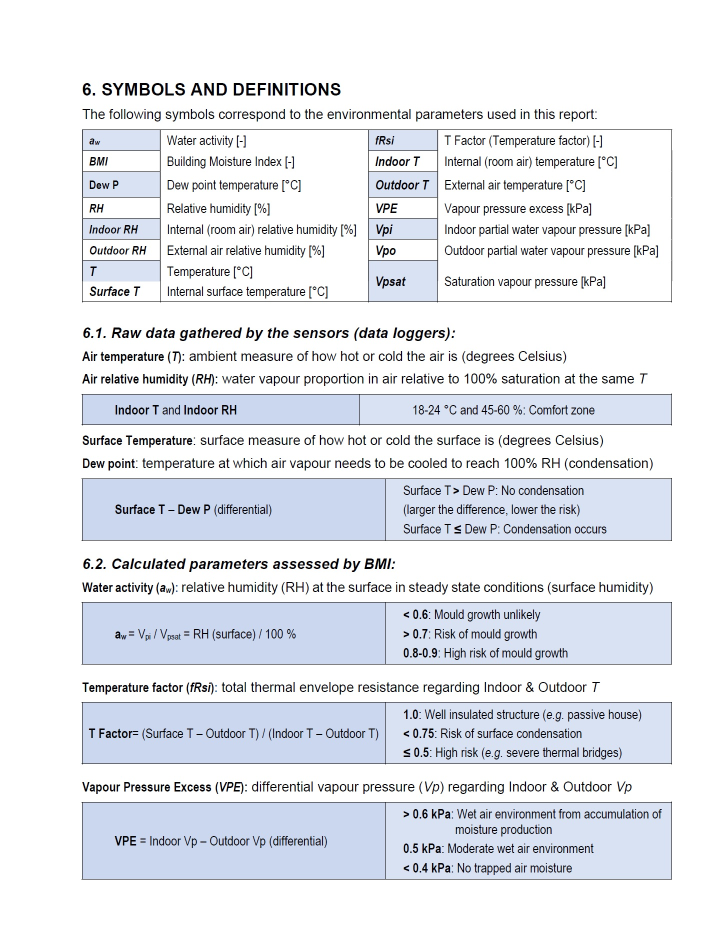
#> input picture imgs/symbols.jpg, 1426 x 1868 px (shown at 1/2 size)
$ python -i image_handler.py   (imports and definitions only)
#> lines starting #> are read from the running program, lines starting #| are printed output that depends on the picture
from PIL import Image
import os
import logging

logger = logging.getLogger(__name__)

def resize_and_save_image(image_path, max_size=1500, quality=70, target_format=None):
#> called with image_path = '../../imgs/symbols.jpg', max_size = 1500, quality = 70
    try:
        with Image.open(image_path) as img:
#> img is the input picture: PIL image 1426x1868 RGB; mean R, G, B 229.1, 231.9, 237.3
            original_format = img.format
#> original_format = 'JPEG'
            original_size = img.size
#> original_size = (1426, 1868)
            width, height = original_size
#> width = 1426; height = 1868

            scaling_factor = min(max_size / float(max(width, height)), 1)
#> scaling_factor = 0.803

            if scaling_factor < 1:
                new_size = (int(width * scaling_factor), int(height * scaling_factor))
#> new_size = (1145, 1500)
                img = img.resize(new_size, Image.Resampling.LANCZOS)
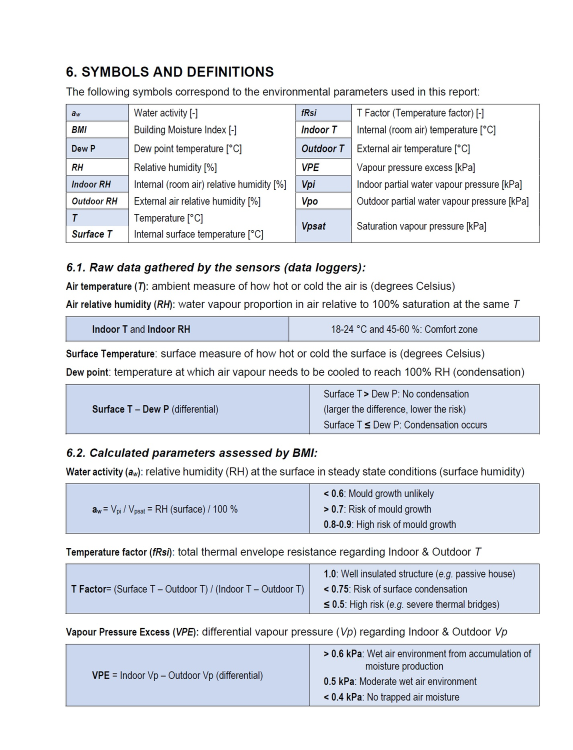
#> img: PIL image 1145x1500 RGB (shown at 1/2 size); mean R, G, B 228.9, 231.7, 237
                logger.debug(f"Image resized from {original_size} to {new_size}")

            save_format = target_format.upper() if target_format else original_format
#> save_format = 'JPEG'

            new_file_path = os.path.splitext(image_path)[0] + f'.{save_format.lower()}'

            if save_format == 'JPEG':
                img = img.convert('RGB')
                img.save(new_file_path, 'JPEG', quality=quality)
                logger.debug(f"Image saved as JPEG with {quality}% quality at {new_file_path}")

            elif save_format == 'PNG':
                if img.mode != 'RGBA':
                    img = img.convert("RGBA")
                img.save(new_file_path, 'PNG', optimize=True)
                logger.debug(f"Image saved as PNG at {new_file_path}")

            else:
                logger.error(f"Unsupported target format: {save_format}")
                return None

            if original_format != save_format:
                os.remove(image_path)
                logger.debug(f"Original image {image_path} removed after conversion to {save_format}.")

            return new_file_path

    except Exception as e:
        logger.error(f"Error resizing image: {e} at {image_path}")
        return None

>>> result = resize_and_save_image('../../imgs/symbols.jpg')
#> result = '../../imgs/symbols.jpeg'
